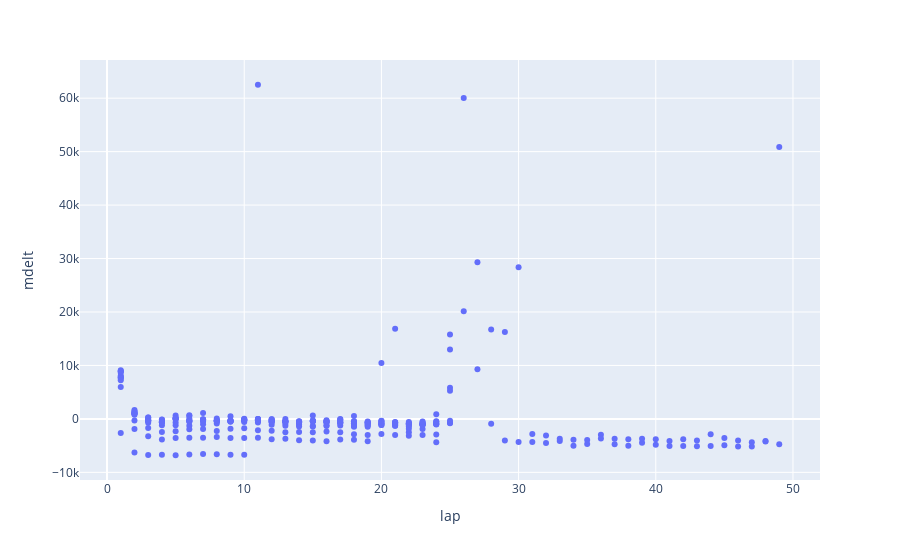

Write notebook code for a chart like this one.
### Code cell
# medium
r1_s1_med_fig = px.scatter(r1_s1_med, x="lap", y="mdelt")
r1_s1_med_fig.show()

### Figure 1 — Plotly figure (JSON) as saved in the notebook; plotly's stock layout.template omitted (floating-point values rounded to 4 significant figures; data arrays with more than 128 entries replaced by an {"elided": "..."} marker saying what was removed)
{"data": [{"hovertemplate": "lap=%{x}<br>mdelt=%{y}<extra></extra>", "legendgroup": "", "marker": {"color": "#636efa", "symbol": "circle"}, "mode": "markers", "name": "", "orientation": "v", "showlegend": false, "type": "scatter", "x": {"elided": "305 int values"}, "xaxis": "x", "y": {"elided": "305 float values"}, "yaxis": "y"}], "layout": {"autosize": true, "legend": {"tracegroupgap": 0}, "margin": {"t": 60}, "xaxis": {"anchor": "y", "autorange": true, "domain": [0, 1], "range": [-1.911, 51.91], "title": {"text": "lap"}, "type": "linear"}, "yaxis": {"anchor": "x", "autorange": true, "domain": [0, 1], "range": [-11720.0, 67430.0], "title": {"text": "mdelt"}, "type": "linear"}}}
